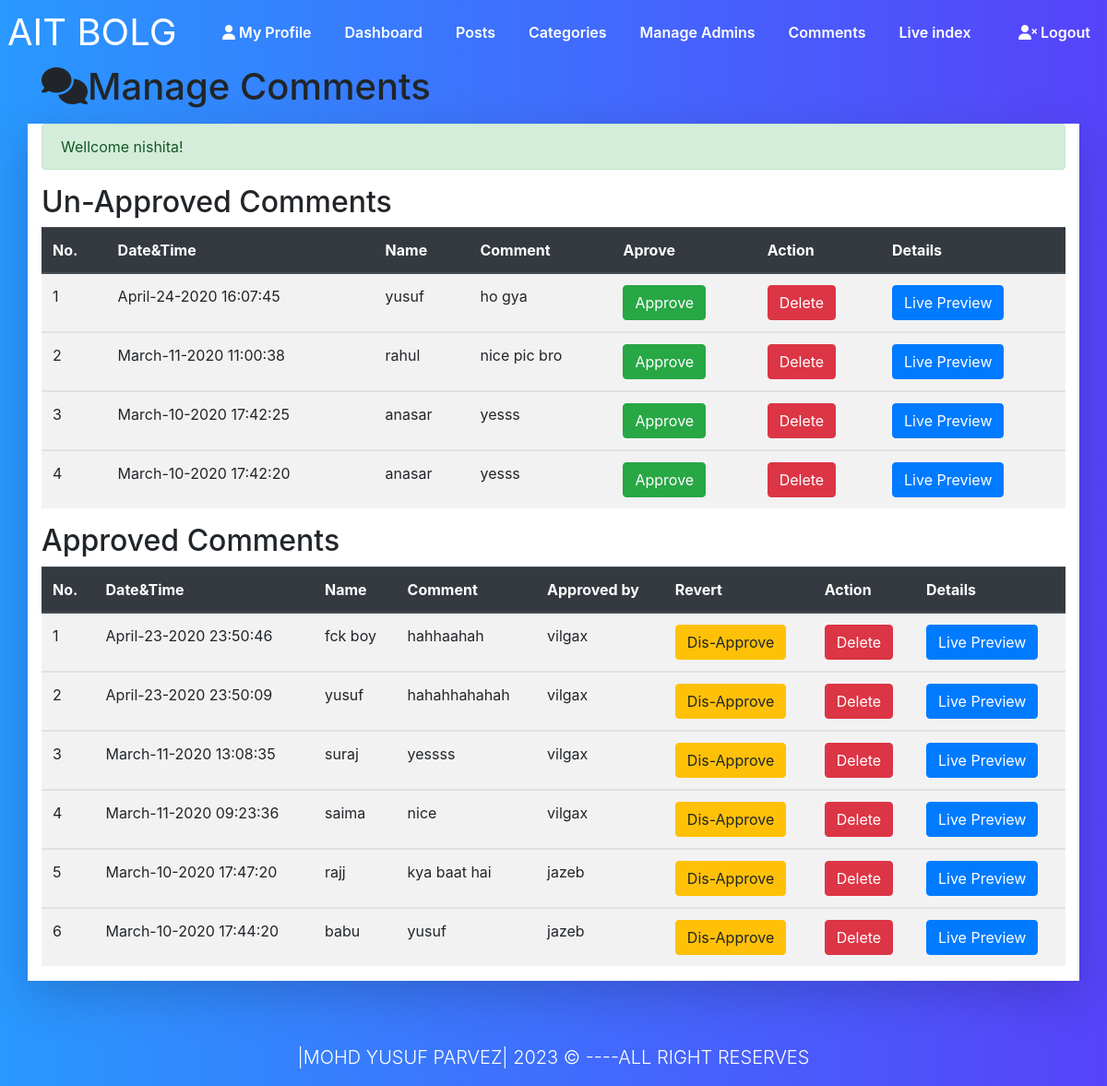
The app's page /comments.php (signed in) with its own data.
### tables this page shows
CREATE TABLE `comments` (
  `id` int(10) NOT NULL,
  `datetime` varchar(50) NOT NULL,
  `name` varchar(50) NOT NULL,
  `email` varchar(50) NOT NULL,
  `comment` varchar(500) NOT NULL,
  `approvedby` varchar(50) NOT NULL,
  `status` varchar(50) NOT NULL,
  `post_id` int(10) NOT NULL
);

### comments.php (the view, shortened to what this page needs)
<?php require_once("includes/Sessions.php");  ?>
<!DOCTYPE html>
<html lang="en">
<head>
	<link rel="stylesheet" type="text/css" href="css/style.css">
	<link rel="stylesheet" type="text/css" href="bootcss/bootstrap.css">
	<link rel="stylesheet" type="text/css" href="bootcss/bootstrap-grid.css">
	<link rel="stylesheet" type="text/css" href="bootcss/bootstrap-reboot.css">
	<link rel="stylesheet" type="text/css" href="css/edit.css">
</head>
<body style="background-image: linear-gradient(to right, #2998ff, #5643fa);">
	<nav class="navbar navbar-dash-back navbar-expand-lg navbar-light ">
  <a class="navbar-brand logo ml-2" href="#">Ait bolg</a>
  <div class="collapse navbar-collapse" id="navbarNav">
  <ul class="navbar-nav ml-auto">
				<li class="nav-item"><a href="profile.php" class="nav-link text-success"><i class="fas fa-user"></i> My Profile</a></li>
				<li class="nav-item"><a href="dashboard.php" class="nav-link">Dashboard</a></li>
				<li class="nav-item"><a href="posts.php" class="nav-link">Posts</a></li>
				<li class="nav-item"><a href="categories.php" class="nav-link">Categories</a></li>
				<li class="nav-item"><a href="admins.php" class="nav-link">Manage Admins</a></li>
				<li class="nav-item"><a href="comments.php" class="nav-link">Comments</a></li>
				<li class="nav-item"><a href="index.php?page=1" class="nav-link">Live index</a></li>
			</ul>
			<ul class="navbar-nav ml-auto">
				<li class="nav-item"><a href="logout.php" class="nav-link text-danger"><i class="fas fa-user-times"></i> Logout</a></li>
			</ul>
  </div>
</nav>
	<header>
		<div class="container">
			<div class="row">
				<div class="col-md-12">
					<h1><i class="fas fa-comments"></i>Manage Comments</h1>
				</div>
			</div>
		</div>
	</header>
	<section class="container py-2 mb-4">
      <div class="row shadow-lg" style="min-height:30px; background-color: #fff;">
        <div class="col-lg-12" style="min-height:400px;">
          <?php
           echo SuccessMessage();
           ?>
          <h2>Un-Approved Comments</h2>
          <div class="table-responsive">
          <table class="table table-striped table-hover">
            <thead class="thead-dark">
              <tr>
                <th>No. </th>
                <th>Date&Time</th>
                <th>Name</th>
                <th>Comment</th>
                <th>Aprove</th>
                <th>Action</th>
                <th>Details</th>
              </tr>
            </thead>
          <?php
          global $ConnectingDB;
          $sql = "SELECT * FROM comments WHERE status='OFF' ORDER BY id desc";
          $Execute =$ConnectingDB->query($sql);
          $SrNo = 0;
          while ($DataRows=$Execute->fetch()) {
            $CommentId = $DataRows["id"];
            $DateTimeOfComment = $DataRows["datetime"];
            $CommenterName = $DataRows["name"];
            $CommentContent= $DataRows["comment"];
            $CommentPostId = $DataRows["post_id"];
            $SrNo++;
          ?>
          <tbody>
            <tr>
              <td><?php echo htmlentities($SrNo); ?></td>
              <td><?php echo htmlentities($DateTimeOfComment); ?></td>
              <td><?php echo htmlentities($CommenterName); ?></td>
              <td><?php echo htmlentities($CommentContent); ?></td>
              <td> <a href="approvecomments.php?id=<?php echo $CommentId;?>" class="btn btn-success">Approve</a>  </td>
              <td> <a href="deletecomments.php?id=<?php echo $CommentId;?>" class="btn btn-danger">Delete</a>  </td>
              <td style="min-width:140px;"> <a class="btn btn-primary"href="fullpost.php?id=<?php echo $CommentPostId; ?>" target="_blank">Live Preview</a> </td>
            </tr>
          </tbody>
          <?php } ?>
          </table>
          </div>
          <h2>Approved Comments</h2>
          <div class="table-responsive">
          <table class="table table-striped table-hover">
            <thead class="thead-dark">
              <tr>
                <th scope="col">No. </th>
                <th scope="col">Date&Time</th>
                <th scope="col">Name</th>
                <th scope="col">Comment</th>
                <th scope="col">Approved by</th>
                <th scope="col">Revert</th>
                <th scope="col">Action</th>
                <th scope="col">Details</th>
              </tr>
            </thead>
          <?php
          global $ConnectingDB;
          $sql = "SELECT * FROM comments WHERE status='ON' ORDER BY id desc";
          $Execute =$ConnectingDB->query($sql);
          $SrNo = 0;
          while ($DataRows=$Execute->fetch()) {
            $CommentId         = $DataRows["id"];
            $DateTimeOfComment = $DataRows["datetime"];
            $CommenterName     = $DataRows["name"];
            $ApprovedBy        = $DataRows["approvedby"];
            $CommentContent    = $DataRows["comment"];
            $CommentPostId     = $DataRows["post_id"];
            $SrNo++;
          ?>
          <tbody>
            <tr>
              <td><?php echo htmlentities($SrNo); ?></td>
              <td><?php echo htmlentities($DateTimeOfComment); ?></td>
              <td><?php echo htmlentities($CommenterName); ?></td>
              <td><?php echo htmlentities($CommentContent); ?></td>
              <td><?php echo htmlentities($ApprovedBy); ?></td>
              <td style="min-width:140px;"> <a href="disapprovecomments.php?id=<?php echo $CommentId;?>" class="btn btn-warning">Dis-Approve</a>  </td>
              <td> <a href="deletecomments.php?id=<?php echo $CommentId;?>" class="btn btn-danger">Delete</a>  </td>
              <td style="min-width:140px;"> <a class="btn btn-primary"href="fullpost.php?id=<?php echo $CommentPostId; ?>" target="_blank">Live Preview</a> </td>
            </tr>
          </tbody>
          <?php } ?>
          </table>
          </div>
        </div>
      </div>
    </section>
	<footer class="dash-bg-color text-white">
		<div class="container mrtop">
			<div class="row">
				<div class="col">
					<p class="lead text-center">|MOHD YUSUF PARVEZ| <span id="year"></span> &copy; ----ALL RIGHT RESERVES</p>
				</div>
			</div>
		</div>
	</footer>
</body>
</html>

### css/edit.css (style rules this page uses)
.logo { color: #fff !important; text-transform: uppercase; font-size: 40px !important; }
body { background-color: #fff !important; }
.navbar-dash-back { background-image: linear-gradient(to right, #2998ff, #5643fa); padding: 0 !important; }
.navbar-nav li { padding: 0 10px; }
.navbar-nav li a { color: #fff !important; font-weight: 600; }
.mrtop { margin-top: 60px !important; }
.dash-bg-color { background-image: linear-gradient(to right, #2998ff, #5643fa); }

### records on screen
comments: datetime "April-24-2020 16:07:45", name "yusuf", comment "ho gya"
comments: datetime "March-11-2020 11:00:38", name "rahul", comment "nice pic bro"
comments: datetime "March-10-2020 17:42:25", name "anasar", comment "yesss"
comments: datetime "March-10-2020 17:42:20", name "anasar", comment "yesss"
comments: datetime "April-23-2020 23:50:46", name "fck boy", comment "hahhaahah", approvedby "vilgax"
comments: datetime "April-23-2020 23:50:09", name "yusuf", comment "hahahhahahah", approvedby "vilgax"
comments: datetime "March-11-2020 13:08:35", name "suraj", comment "yessss", approvedby "vilgax"
comments: datetime "March-11-2020 09:23:36", name "saima", comment "nice", approvedby "vilgax"
comments: datetime "March-10-2020 17:47:20", name "rajj", comment "kya baat hai", approvedby "jazeb"
comments: datetime "March-10-2020 17:44:20", name "babu", comment "yusuf", approvedby "jazeb"

### other values on screen
SuccessMessage() "Wellcome nishita!"
